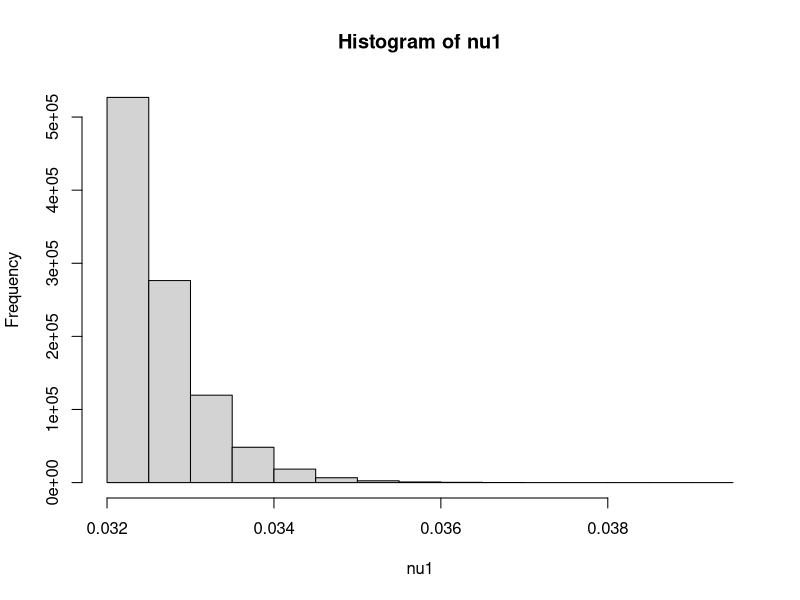
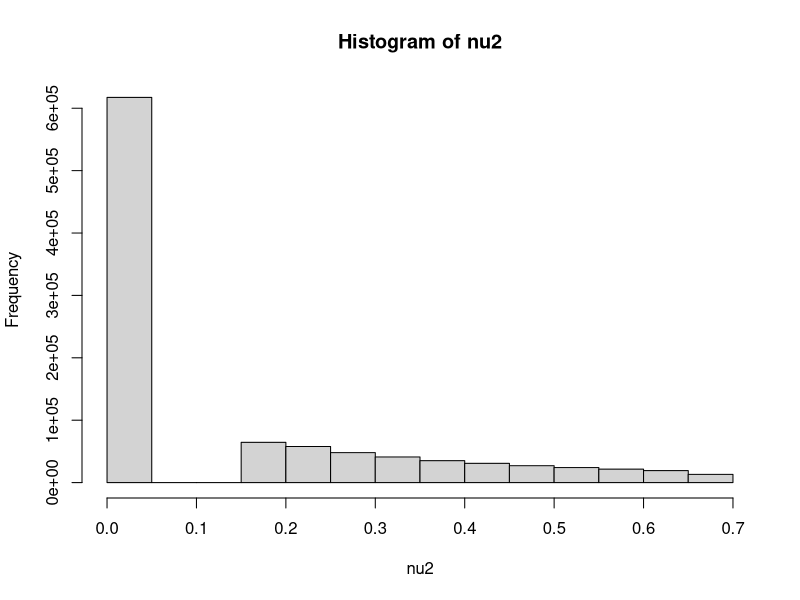
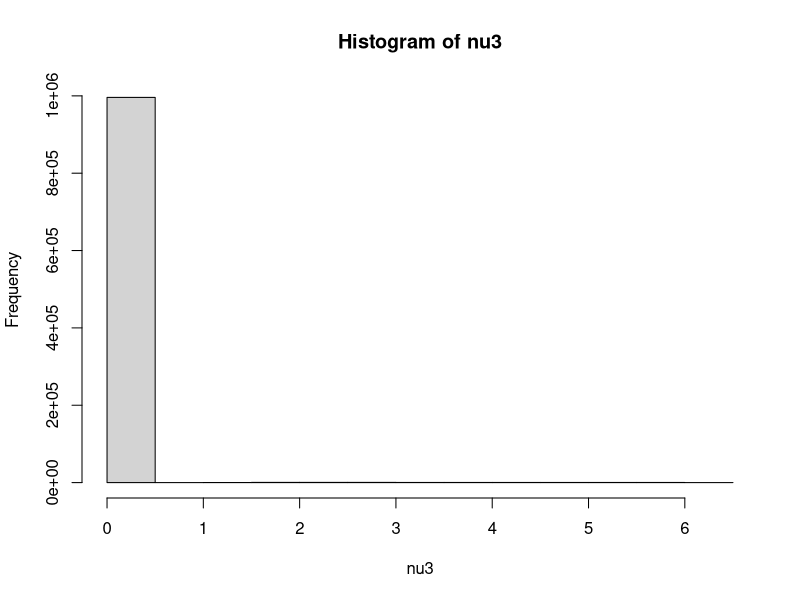
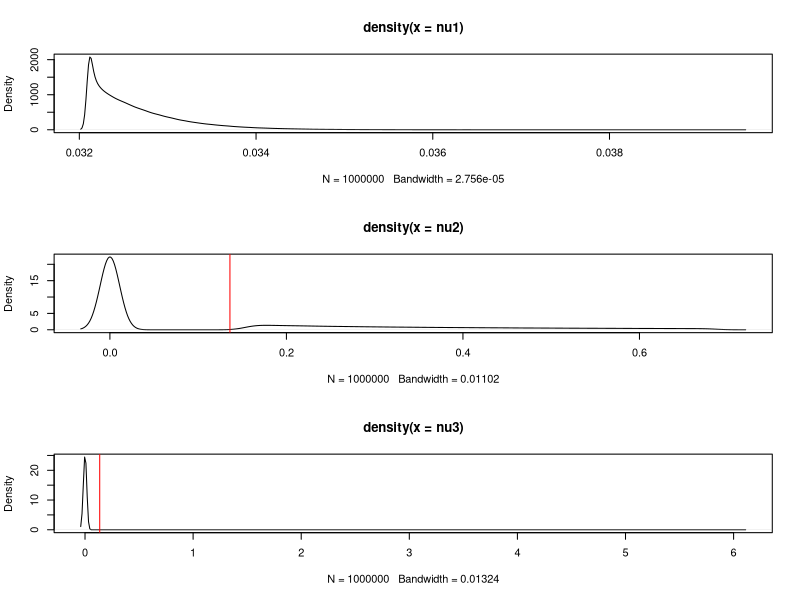

These figures' R source, in order:
#######################
###### PROBLEM 2 ######

# STATUS: Need to test each g(x), but main procedure is clear
# ************************************************************
# Need to review how h(x), f(x), and g(x) go together

# If estimating mu = Int(h(x) * f(x) dx), we use
# mu = Int(h(x) * (f(x)/g(x)) * g(x) dx), where
# g is a PDF such that g(x) > 0 whenever f(x) > 0

# In general
# f(x) <-
# h(x) <- indicator function

# Either sample conditionally in the given int. range 
# OR change all samples out of the given int. range to be 0


# So we sample from g(x) and place the resulting samples in
# the expression h(x)*f(x)/g(x)

# For nu <- 0.1

# g(x) <- N(1.5, 0.1^2)


IS2 <- function(n, nu)
{
    g.x = rnorm(n, 1.5, nu^2) # Sample from g(x)
    # for(i in 1:n)
    # {
        # # If any values lie outside the integral range...
        # # Set as NA for future removal
        # if(g.x[i] > 2 | g.x[i] < 1)
        # {
            # g.x[i] = NA
        # }
    # }
    # g.x = g.x[!is.na(g.x)] # Removes values outside the int. range
    # This is h(x)*f(x)/g(x) - plug in values from g.x
    indicator <- (1 < g.x & g.x < 2)+0
    out = nu*exp(((g.x-1.5)^2)/(2*nu^2) - ((g.x^2)/2))*indicator
    out
}

nu1 = IS2(1e6, 0.1)
nu2 = IS2(1e6, 1)
nu3 = IS2(1e6, 10)

# Should be close when nu = 1, and not when the others. With small nu
# and nu3 doesn't work because the effective sample size is small,
# the nu1 does not explore the whole sample space. 

hist(nu1)
hist(nu2)
hist(nu3)

par(mfrow = c(3, 1))
plot(density(nu1))
abline(v = 0.136, col = "red")
plot(density(nu2))
abline(v = 0.136, col = "red")
plot(density(nu3))
abline(v = 0.136, col = "red")

# Our goal should be ~ 0.136, but we're not seeing that yet...
